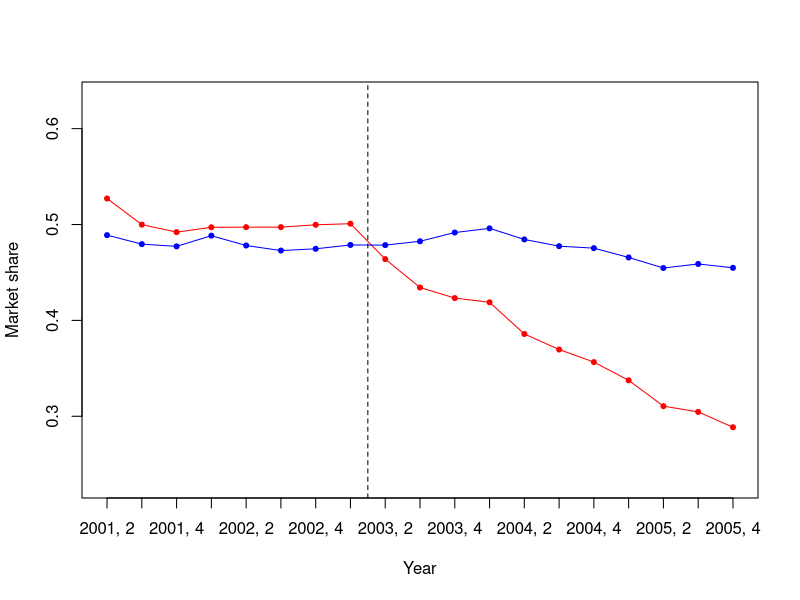
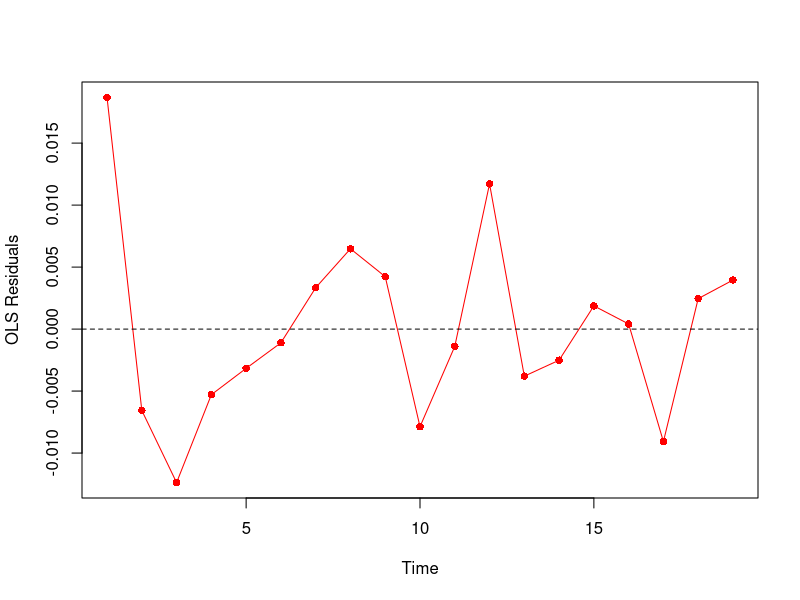
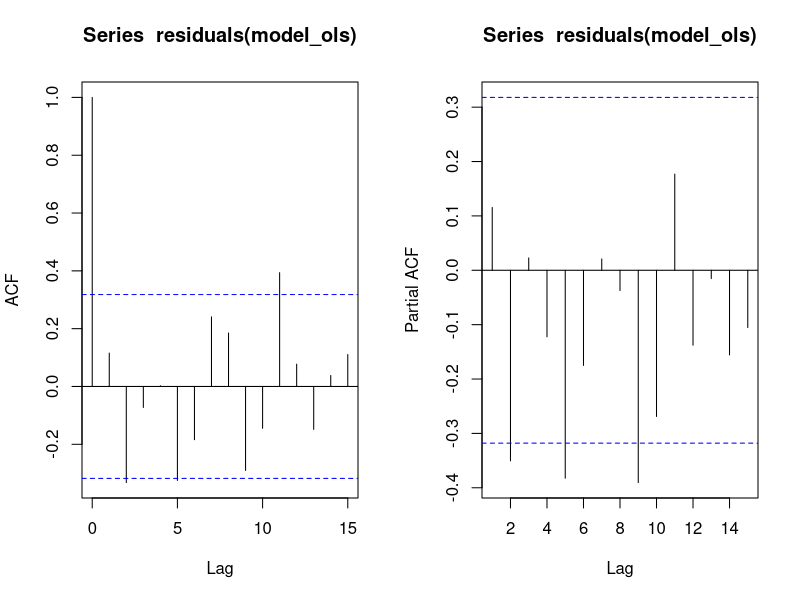

Generate these figures, in order, with R: (Note: this script raises an error after producing the figures.)
###################################
# Load the necessary libraries
###################################

library(nlme)
library(car)


########################
# Read in the dataset
########################

# Two options: either use "import dataset" in RStudio, or use read.csv
data <- read.csv("antipsychotic_study_control.csv",header=T)
head(data)
data["time"] <- rep(1:length(data[data["state"]=="WV", 1]), 2)
data["level"] <- c(rep(0, 8), rep(1, 19 - 8), rep(0, 8), rep(1, 19 - 8))
data["trend"] <- c(rep(0, 8), 1:(19-8), rep(0, 8), 1:(19-8))
data["wvtime"] <- c(1:19, rep(0, 19))
data["wvlevel"] <- c(rep(0, 8), rep(1, 19-8), rep(0, 19))
data["wvtrend"] <- c(rep(0, 8), 1:(19-8), rep(0, 19))


########################
# Initial Plot
########################

# Plot the time series
plot(data$time[1:19],data$market_share[1:19],
     ylab="Market share",
     ylim=c(min(data$market_share)*0.8,max(data$market_share)*1.2),
     xlab="Year",
     type="l",
     col="red",
     xaxt="n")

# Add in control group
points(data$time[20:38],data$market_share[20:38],
       type='l',
       col="blue")

# Add x-axis year labels
axis(1, at=1:19, labels=data$yearqtr[1:19])

# Add in the points for the figure
points(data$time[1:19],data$market_share[1:19],
       col="red",
       pch=20)

points(data$time[20:38],data$market_share[20:38],
       col="blue",
       pch=20)

# Label the weather change
abline(v=8.5,lty=2)

# Add in a legend
legend(x=1, y=0.2, legend=c("WV","Control"), col=c("red","blue"),pch=20)


########################
# Modeling
########################

# A preliminary OLS regression
model_ols<-lm(market_share ~ time + state + wvtime + level + trend + wvlevel + wvtrend, data=data)
summary(model_ols)
confint(model_ols)



################################
# Assessing Autocorrelation
################################

# Durbin-watson test to 12 lags
dwt(model_ols,max.lag=8,alternative="two.sided")

# Graph the residuals from the OLS regression to check for serially correlated errors
plot(data$time[1:19],
     residuals(model_ols)[1:19],
     type='o',
     pch=16,
     xlab='Time',
     ylab='OLS Residuals',
     col="red")
abline(h=0,lty=2)

# Plot ACF and PACF
# Set plotting to two records on one page
par(mfrow=c(1,2))

# Produce Plots
acf(residuals(model_ols))
acf(residuals(model_ols),type='partial')
# Note decay in ACF, significant spike at 10 in PACF, model p=10

########################
# Run the final model
########################

# Fit the GLS regression model
model_p1 <- gls(market_share ~ time + state + wvtime + level + trend + wvlevel + wvtrend,
                 data=data,
                 correlation=corARMA(p=1,form=~time|state),
                 method="ML")
summary(model_p1)
confint(model_p1)




########################
# Diagnostic tests
########################

# Likelihood-ratio tests to check whether the parameters of the AR process for the errors are necessary and sufficient
model_p1q1 <- update(model_p1,correlation=corARMA(q=1,p=10,form=~time|nile))
anova(model_p1,model_p1q1)

model_p11 <- update(model_p1,correlation=corARMA(p=11,form=~time|nile))
anova(model_p1,model_p11)

# Put plotting back to one chart
par(mfrow=c(1,1))

# Residual plot
qqPlot(residuals(model_p1))



########################
# Plot results
#########################

par(mfrow=c(1,1))

# First plot the raw data points for the Nile
plot(data$time[1:19],data$market_share[1:19],
     ylim=c(min(data$market_share)*0.8,max(data$market_share)*1.2),
     ylab="Market share",
     xlab="Quarter",
     pch=20,
     col="lightblue",
     xaxt="n")

# Add x-axis year labels
axis(1, at=1:19, labels=data$year[1:19])
# Label the policy change
abline(v=8.5,lty=2)

# Add in the points for the control
points(data$time[20:38],data$market_share[20:38],
       col="pink",
       pch=20)

# Plot the first line segment for the intervention group
lines(data$time[1:8], fitted(model_p1)[1:8], col="blue",lwd=2)

# Add the second line segment for the intervention group
lines(data$time[9:19], fitted(model_p1)[9:19], col="blue",lwd=2)

# Add the counterfactual for the intervention group
segments(9, model_p1$coef[1] + model_p1$coef[2]*9 + model_p1$coef[3]+model_p1$coef[4]*9 + 
             model_p1$coef[5] + model_p1$coef[6],
         19, model_p1$coef[1] + model_p1$coef[2]*19 + model_p1$coef[3]+model_p1$coef[4]*19 + 
             model_p1$coef[5] + model_p1$coef[6]*6,
         lty=2,col='blue',lwd=2)

# Plot the first line segment for the control group
lines(data$time[20:27], fitted(model_p1)[20:27], col="red",lwd=2)

# Add the second line segment for the control
lines(data$time[28:38], fitted(model_p1)[28:38], col="red",lwd=2)

# Add the counterfactual for the control group
segments(1, model_p1$coef[1]+model_p1$coef[2],
         19,model_p1$coef[1]+model_p1$coef[2]*19,
         lty=2,col='red',lwd=2)

# Add in a legend
legend(x=3, y=0.3, legend=c("WV","Control"), col=c("blue","red"),pch=20)



##############################################
# Predict absolute and relative changes
##############################################

# Predicted value at 6 quarters after the change
pred <- fitted(model_p1)[14]

# Estimate the counterfactual at the same time point
cfac <- model_p1$coef[1] + model_p1$coef[2]*14 +
    model_p1$coef[3] + model_p1$coef[4]*14 +
    model_p1$coef[5] + model_p1$coef[6]*6

# Absolute change at 25 years
pred - cfac
# Relative change at 25 years
(pred - cfac) / cfac

# Predicted value at 2 years after the change
pred <- fitted(model_p1)[16]

# Estimate the counterfactual at the same time point
cfac <- model_p1$coef[1] + model_p1$coef[2]*16 +
    model_p1$coef[3] + model_p1$coef[4]*16 +
    model_p1$coef[5] + model_p1$coef[6]*8

# Absolute change at 25 years
pred - cfac
# Relative change at 25 years
(pred - cfac) / cfac










